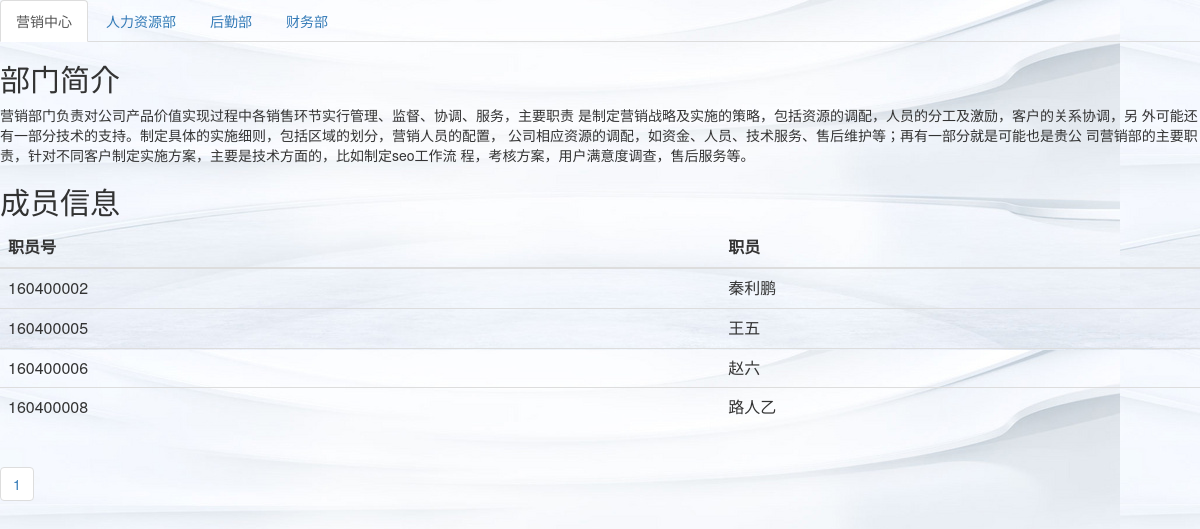
Screenshot of /allbranch.php with the database file from the repository.
### tables this page shows
CREATE TABLE IF NOT EXISTS `tb_user` (
  `user_id` int(10) NOT NULL,
  `user_name` varchar(20) NOT NULL,
  `user_password` varchar(20) NOT NULL,
  `user_branch` varchar(20) NOT NULL,
  `user_job` varchar(20) NOT NULL,
  `user_sex` varchar(5) NOT NULL,
  `user_tel` varchar(15) NOT NULL,
  `user_address` varchar(50) NOT NULL,
  `user_foundtime` varchar(30) NOT NULL
);

### conn/conn.php (called while the page is built, shortened)
<?php
class opmysql{
    private $host = 'localhost';
    private $name = 'test';
    private $pwd = '123456';
    private $dBase = 'test';
    private $conn = '';
    private $result = '';
    private $rowsArray = array();
    function init_conn() {
	    $this->conn= @mysqli_connect($this->host,$this->name,$this->pwd,$this->dBase);
	    mysqli_query($this->conn,"set names utf8");
        return $this->conn;
    }
    function mysqli_query_rst($sql){
        $this->result=@mysqli_query($this->conn,$sql);
    }
    function getRowsNum($sql) {
        $this->mysqli_query_rst($sql);
        if(mysqli_errno($this->conn) == 0){
            return @mysqli_num_rows($this->result);
        }else{
            return '';
        }
    }
    function getRowsArray($sql){
        $this->mysqli_query_rst($sql);
        if(mysqli_errno($this->conn) == 0){
            while($row = mysqli_fetch_array($this->result,MYSQLI_ASSOC)){
                $this->rowsArray[] = $row;
            }
            return $this->rowsArray;
        }else{
            return '';
        }
    }
}
$conne = new opmysql();
?>

### allbranch.php (the view, shortened to what this page needs)
<?php
include("conn/conn.php");
?>
<link href="http://cdn.bootcss.com/bootstrap/3.2.0/css/bootstrap.min.css" rel="stylesheet">
<body background="beijing.jpg">
<ul id="myTab" class="nav nav-tabs">
	<li class="active"><a href="#first" data-toggle="tab">营销中心</a></li>
	<li><a href="#second" data-toggle="tab">人力资源部</a></li>
	<li><a href="#third" data-toggle="tab">后勤部</a></li>
    <li><a href="#forth" data-toggle="tab">财务部</a></li>
</ul>
</body>
<div id="myTabContent" class="tab-content">
	<div class="tab-pane fade in active" id="first">
		<div>
        	<h2>部门简介</h2>
            <p>营销部门负责对公司产品价值实现过程中各销售环节实行管理、监督、协调、服务，主要职责
            是制定营销战略及实施的策略，包括资源的调配，人员的分工及激励，客户的关系协调，另
            外可能还有一部分技术的支持。制定具体的实施细则，包括区域的划分，营销人员的配置，
            公司相应资源的调配，如资金、人员、技术服务、售后维护等；再有一部分就是可能也是贵公
            司营销部的主要职责，针对不同客户制定实施方案，主要是技术方面的，比如制定seo工作流
            程，考核方案，用户满意度调查，售后服务等。</p>
        </div>
        <div>
        	<h2>成员信息</h2>
            <table class="table">
               <thead>
                  <tr>
                     <th>职员号</th>
                     <th>职员</th>
                  </tr>
               </thead>
               <tbody>
               	  <?php
				  	$k=5;
					$sql="select * from tb_user where user_branch='营销中心'";
					$row=$conne->getRowsArray($sql);
					$ber=$conne->getRowsNum($sql);
					$total_page=ceil($ber/$k);
					if(isset($_GET["id"])){
						$now = $_GET['id'];
					} else{
						$now=1;
					}
                  if($now == $total_page)
                  {
                      $k = $ber % 5;
                      for($i=0;$i<$k;$i++){
                          echo '<tr><td>'. @$row[$now*$k-$k+$i]['user_id'] .'</td><td>'. @$row[$now*$k-$k+$i]['user_name'] .'</td></tr>';
                      }
                  }
                  else {
                      for ($i = 0; $i < $k; $i++) {
                          echo '<tr><td>' . @$row[$now * $k - $k + $i]['user_id'] . '</td><td>' . @$row[$now * $k - $k + $i]['user_name'] . '</td></tr>';
                      }
                  }
				?>
               </tbody>
            </table>
          <?php
		  			$page=0;
		  			echo '<ul class="pagination">
						';
					while($page++<$total_page){
						echo '<li><a href="'.$_SERVER['PHP_SELF'].'?type=1&&id='.$page.'">'.$page.'</a></li>';
					}
					echo '</ul>';
			?>
        </div>
	</div>
</div>

### rows the page displays
tb_user: user_id "160400002", user_name "秦利鹏"
tb_user: user_id "160400005", user_name "王五"
tb_user: user_id "160400006", user_name "赵六"
tb_user: user_id "160400008", user_name "路人乙"
